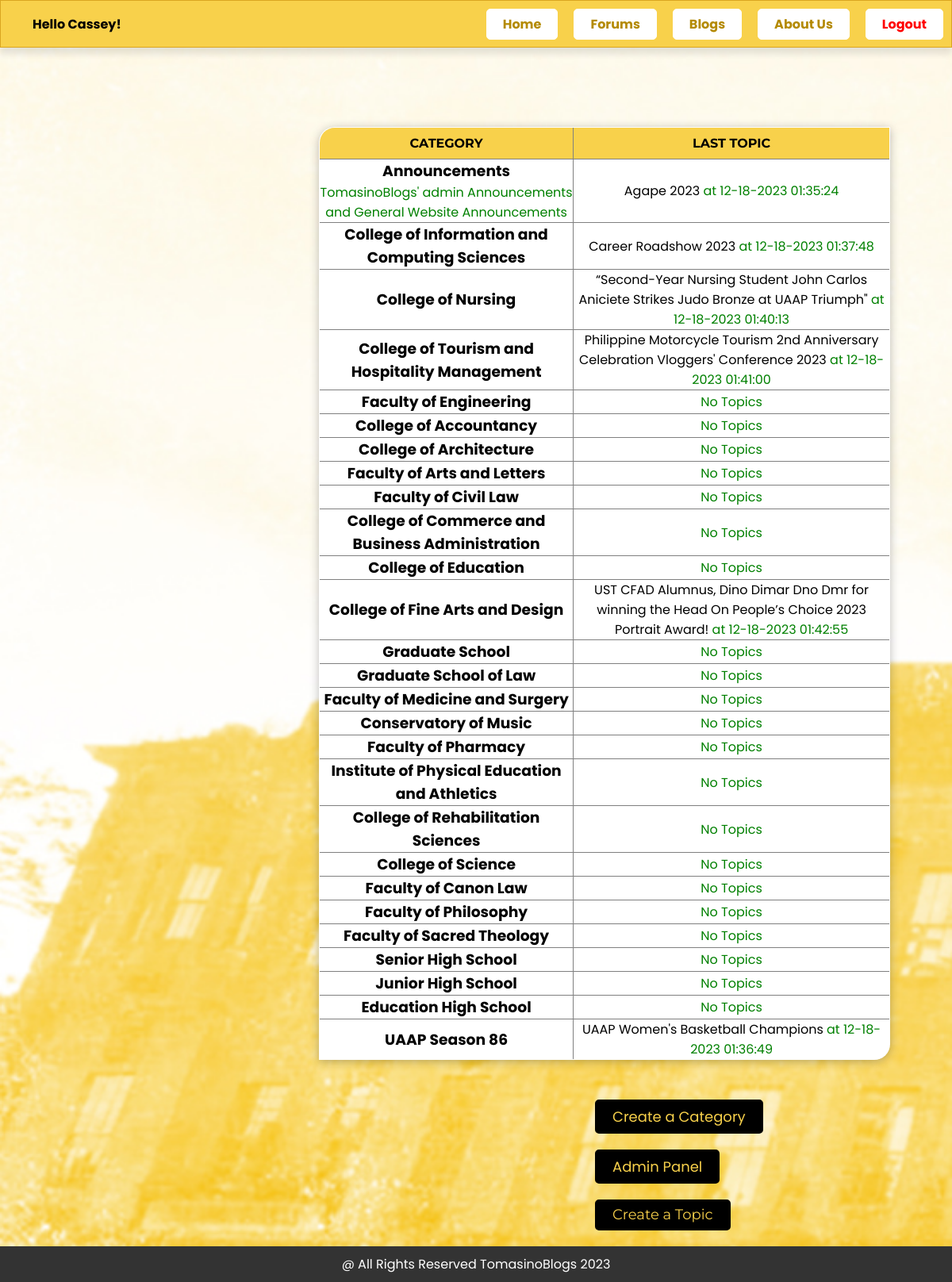
Screenshot of /Forums.php (signed in) with the database file from the repository.
### tables this page shows
CREATE TABLE `categories` (
  `cat_id` int(8) NOT NULL,
  `cat_name` varchar(255) NOT NULL,
  `cat_description` varchar(255) NOT NULL
);

CREATE TABLE `topics` (
  `topic_id` int(8) NOT NULL,
  `topic_subject` varchar(255) NOT NULL,
  `topic_date` datetime NOT NULL,
  `topic_cat` int(8) NOT NULL,
  `topic_by` int(8) NOT NULL,
  `approved` int(11) NOT NULL
);

### Forums.php (the view, shortened to what this page needs)
<?php
include("LoginPageConnection.php");
include("header.php");
?>
<!DOCTYPE html>
<html lang="en">
<head>
    <link rel="stylesheet" href="style_Forum.css">
</head>
<body>
<?php
$sql = "SELECT cat_id, cat_name, cat_description FROM categories";
$result = mysqli_query($connection, $sql);
if (!$result) {
    echo 'The categories could not be displayed, please try again later.';
} else {
    if (mysqli_num_rows($result) == 0) {
        echo 'No categories defined yet.';
    } else {
        echo '<div class="table-container">';
        echo '<table border="1">
                <tr>
                    <th>Category</th>
                    <th>Last topic</th>
                </tr>';
        while ($row = mysqli_fetch_assoc($result)) {
            echo '<tr>';
            echo '<td class="leftpart">';
            echo '<h3><a href="category.php?cat_id=' . $row['cat_id'] . '">' . $row['cat_name'] . '</a></h3>' . $row['cat_description'];
            echo '</td>';
            echo '<td class="rightpart">';
            $topicsql = "SELECT
                            topic_id,
                            topic_subject,
                            topic_date,
                            topic_cat
                        FROM
                            topics
                        WHERE
                            topic_cat = " . $row['cat_id'] . "
                        AND
                            approved = '1'
                        ORDER BY
                            topic_date
                        DESC
                        LIMIT 1";
            $topicsresult = mysqli_query($connection, $topicsql);
            if (!$topicsresult) {
                echo 'Last topic could not be displayed.';
            } else {
                if (mysqli_num_rows($topicsresult) == 0) {
                    echo 'No Topics';
                } else {
                    while ($topicrow = mysqli_fetch_assoc($topicsresult)) {
                        echo '<a href="topic.php?id=' . $topicrow['topic_id'] . '">' . $topicrow['topic_subject'] . '</a> at ' . date('m-d-Y H:i:s', strtotime($topicrow['topic_date']));
                    }
                }
            }
            echo '</td>';
            echo '</tr>';
        }
        echo '</table>';
        echo '</div>';
    }
}
?>
<div class="button-container">
    <?php
    if (@$_SESSION['user_level'] == 1) {
        echo '<button><a class="item" href="create_category.php"><center> Create a Category </center></a></button><br/>';
        echo '<button><a class="item" href="forum_admin.php"><center> Admin Panel </center></a></button><br/>';
    }
    ?>
    <button><a class="item" href="create_topic.php">Create a Topic </a></button>
</div>
<div class="footer-container">
    <footer>
        <p>@ All Rights Reserved TomasinoBlogs 2023</p>
    </footer>
</div>
</body>
</html>

### style_Headers.css (style rules this page uses)
* { margin: 0; padding: 0; font-family: 'Poppins', sans-serif; box-sizing: border-box; }
a { text-decoration: none; }
body { background-attachment: fixed; background-image: url('Images/tb_background.jpg'); background-position: center; background-repeat: no-repeat; background-size: cover; font-family: "Montserrat", sans-serif; }
a { text-decoration: none; color: black; }

### style_Forum.css (style rules this page uses)
* { margin: 0; padding: 0; font-family: 'Poppins', sans-serif; box-sizing: border-box; }
a { text-decoration: none; }
body { background: url('Images/tb_background.jpg'); background-repeat: no-repeat; background-size: cover; margin: 0; padding: 0; max-width: 100%; font-family: "Montserrat", sans-serif; margin-right: auto; margin-left: auto; }
button { background-color: black; border: 2px solid black; border-radius: 5px; margin-bottom: 20px; margin-left: 750px; margin-right: -730px; padding-bottom: 6px; padding-left: 20px; padding-right: 20px; padding-top: 6px; }
.item { color: #F8D14B; font-family: "Montserrat", sans-serif; font-size: large; }
table { background: #ffffff; border-collapse: collapse; border-radius: 20px 0 20px 0; border-spacing: 0; box-shadow: 0 2px 12px rgba(32, 32, 32, 0.3); margin-top: 100px; margin-left: 402px; overflow: hidden; position: static; text-align: center; width: 60%; height: 10%; }
th { background: #F8D14B; color: #000000; font-family: "Montserrat", sans-serif; padding-top: 10px; padding-bottom: 10px; text-transform: uppercase; }
tr { color: #F8D14B; }
td { color: green; }
.table-container { margin-bottom: 50px; }
.footer-container { background-color: #333; color: #fff; padding: 10px; text-align: center; width: 100%; position: relative; }
footer { margin-top: 0; }

### rows the page displays
categories: cat_name "Announcements", cat_description "TomasinoBlogs' admin Announcements and General Website Announcements"
topics: topic_subject "Agape 2023", topic_date "12-18-2023 01:35:24"
categories: cat_name "College of Information and Computing Sciences"
topics: topic_subject "Career Roadshow 2023", topic_date "12-18-2023 01:37:48"
categories: cat_name "College of Nursing"
topics: topic_subject "“Second-Year Nursing Student John Carlos Aniciete Strikes Judo Bronze at UAAP Triumph\"", topic_date "12-18-2023 01:40:13"
categories: cat_name "College of Tourism and Hospitality Management"
topics: topic_subject "Philippine Motorcycle Tourism 2nd Anniversary Celebration Vloggers' Conference 2023", topic_date "12-18-2023 01:41:00"
categories: cat_name "Faculty of Engineering", shows "No Topics"
categories: cat_name "College of Accountancy", shows "No Topics"
categories: cat_name "College of Architecture", shows "No Topics"
categories: cat_name "Faculty of Arts and Letters", shows "No Topics"
categories: cat_name "Faculty of Civil Law", shows "No Topics"
categories: cat_name "College of Commerce and Business Administration", shows "No Topics"
categories: cat_name "College of Education", shows "No Topics"
categories: cat_name "College of Fine Arts and Design"
topics: topic_subject "UST CFAD Alumnus, Dino Dimar Dno Dmr for winning the Head On People’s Choice 2023 Portrait Award!", topic_date "12-18-2023 01:42:55"
categories: cat_name "Graduate School", shows "No Topics"
categories: cat_name "Graduate School of Law", shows "No Topics"
categories: cat_name "Faculty of Medicine and Surgery", shows "No Topics"
categories: cat_name "Conservatory of Music", shows "No Topics"
categories: cat_name "Faculty of Pharmacy", shows "No Topics"
categories: cat_name "Institute of Physical Education and Athletics", shows "No Topics"
categories: cat_name "College of Rehabilitation Sciences", shows "No Topics"
categories: cat_name "College of Science", shows "No Topics"
categories: cat_name "Faculty of Canon Law", shows "No Topics"
categories: cat_name "Faculty of Philosophy", shows "No Topics"
categories: cat_name "Faculty of Sacred Theology", shows "No Topics"
categories: cat_name "Senior High School", shows "No Topics"
categories: cat_name "Junior High School", shows "No Topics"
categories: cat_name "Education High School", shows "No Topics"
categories: cat_name "UAAP Season 86"
topics: topic_subject "UAAP Women's Basketball Champions", topic_date "12-18-2023 01:36:49"

### other values shown
$_SESSION['username'] "Cassey"
